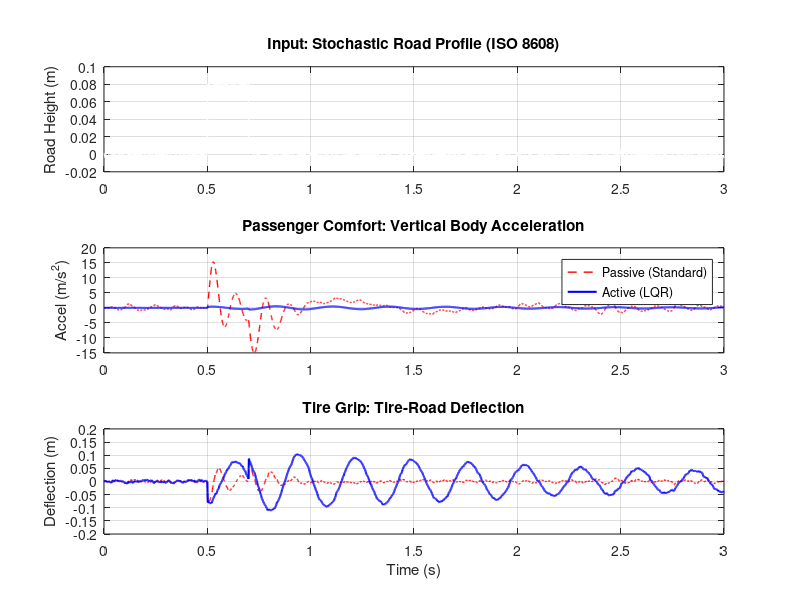

Write MATLAB code to recreate this figure.
% Author: Gautham (ECE Student, CUSAT)
% Concept: LQR Control for Quarter-Car Model with Stochastic Road Input

clear; clc; close all;

%% 1. SYSTEM PARAMETERS 
ms = 300;     % Sprung mass (kg)
mu = 60;      % Unsprung mass (kg)
ks = 16000;   % Suspension stiffness (N/m)
kt = 190000;  % Tire stiffness (N/m)
bs = 1000;    % Damping (Ns/m)

%% 2. STATE-SPACE MODELING
% States x = [ (xs-xu);  d(xs); (xu-xr); d(xu) ]
% (Susp. Deflection, Body Velocity, Tire Deflection, Wheel Velocity)

A = [0 1 0 -1;
    -ks/ms -bs/ms 0 bs/ms;
    0 0 0 1;
    ks/mu bs/mu -kt/mu -bs/mu];

B = [0; 1/ms; 0; -1/mu];   % Input from Actuator (Fa)
G = [0; 0; -1; 0];         % Input from Road Velocity (v_road)

% Outputs: [Body Accel (m/s^2); Susp. Deflection (m); Tire Deflection (m)]
C = [-ks/ms -bs/ms 0 bs/ms;
     1 0 0 0;
     0 0 1 0];
D = [1/ms; 0; 0];

%% 3. LQR CONTROLLER DESIGN (The Tune)
% Weighting matrices: Q (penalty on states), R (penalty on energy)
% High q1 = focus on Comfort; High q2 = focus on Handling
q1 = 10^7;   % Body Acceleration weight
q2 = 10^5;   % Tire Deflection weight
R  = 0.01;   % Actuator power cost

Q = C' * diag([q1, 0, q2]) * C; 
K = lqr(A, B, Q, R); % Optimal Gain Vector

% Closed-Loop System Matrix
Acl = A - B*K;

%% 4. ROAD DISTURBANCE GENERATION
fs = 1000;          % Sampling frequency (1000 Hz)
T  = 3;             % Simulation time (3 seconds)
t  = 0:1/fs:T;

% --- Component A: The Bump (Speed Breaker) ---
road_bump = zeros(size(t));
road_bump(t > 0.5 & t < 0.7) = 0.08; % 8cm bump

% --- Component B: Stochastic Roughness (Random Road) ---
% Simulating a "Class B" road (ISO 8608) using filtered white noise
raw_noise = randn(size(t));
[b_filt, a_filt] = butter(1, 0.05); % Low-pass filter for smooth undulations
stochastic_road = filter(b_filt, a_filt, raw_noise) * 0.01;

% Combined Total Road Input
zr = road_bump + stochastic_road;
v_road = diff([0 zr]) * fs; % Derivative to get road velocity

%% 5. SIMULATION
% Passive System (Controller Off)
sys_passive = ss(A, G, C, 0);
[y_p, ~] = lsim(sys_passive, v_road, t);

% Active System (LQR Controller On)
sys_active = ss(Acl, G, C, 0);
[y_a, ~] = lsim(sys_active, v_road, t);

%% 6. PROFESSIONAL VISUALIZATION
figure('Color', 'k', 'Position', [100, 100, 900, 700]);

% Top: Road Profile
subplot(3,1,1);
plot(t, zr, 'w', 'LineWidth', 1.2);
ylabel('Road Height (m)'); title('Input: Stochastic Road Profile (ISO 8608)');
grid on;

% Middle: Passenger Comfort (Acceleration)
subplot(3,1,2);
plot(t, y_p(:,1), 'r--', 'LineWidth', 1); hold on;
plot(t, y_a(:,1), 'b', 'LineWidth', 1.5);
ylabel('Accel (m/s^2)'); title('Passenger Comfort: Vertical Body Acceleration');
legend('Passive (Standard)', 'Active (LQR)');
grid on;

% Bottom: Road Holding (Tire Deflection)
subplot(3,1,3);
plot(t, y_p(:,3), 'r--', 'LineWidth', 1); hold on;
plot(t, y_a(:,3), 'b', 'LineWidth', 1.5);
ylabel('Deflection (m)'); title('Tire Grip: Tire-Road Deflection');
xlabel('Time (s)');
grid on;

fprintf('Simulation Complete. Blue line shows Active Control improvement.\n');
